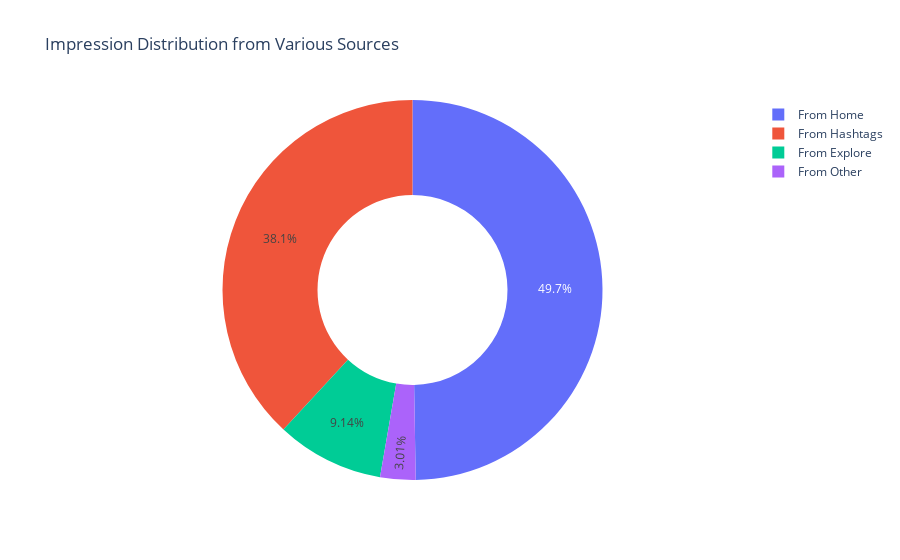

The notebook cell saved with this chart:
### Code cell
plt.figure(figsize=(10,8))
px.pie(values=values,names=labels,title='Impression Distribution from Various Sources',hole=0.5)

### Figure 1 — Plotly figure (JSON) as saved in the notebook; plotly's stock layout.template omitted (floating-point values rounded to 4 significant figures)
{"data": [{"domain": {"x": [0, 1], "y": [0, 1]}, "hole": 0.5, "hovertemplate": "label=%{label}<br>value=%{value}<extra></extra>", "labels": ["From Home", "From Explore", "From Hashtags", "From Other"], "legendgroup": "", "name": "", "showlegend": true, "type": "pie", "values": [224513, 41287, 172087, 13587]}], "layout": {"legend": {"tracegroupgap": 0}, "title": {"text": "Impression Distribution from Various Sources"}}}
